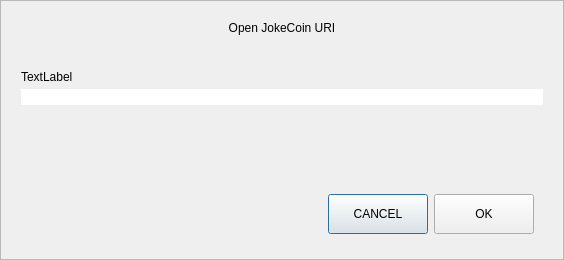
<?xml version="1.0" encoding="UTF-8"?>
<ui version="4.0">
 <class>OpenURIDialog</class>
 <widget class="QDialog" name="OpenURIDialog">
  <property name="geometry">
   <rect>
    <x>0</x>
    <y>0</y>
    <width>564</width>
    <height>260</height>
   </rect>
  </property>
  <property name="windowTitle">
   <string>Open URI</string>
  </property>
  <layout class="QVBoxLayout" name="verticalLayout">
   <property name="spacing">
    <number>0</number>
   </property>
   <property name="leftMargin">
    <number>0</number>
   </property>
   <property name="topMargin">
    <number>0</number>
   </property>
   <property name="rightMargin">
    <number>0</number>
   </property>
   <property name="bottomMargin">
    <number>0</number>
   </property>
   <item>
    <widget class="QFrame" name="frame">
     <property name="frameShape">
      <enum>QFrame::StyledPanel</enum>
     </property>
     <property name="frameShadow">
      <enum>QFrame::Raised</enum>
     </property>
     <layout class="QVBoxLayout" name="verticalLayout_2">
      <property name="spacing">
       <number>5</number>
      </property>
      <property name="leftMargin">
       <number>20</number>
      </property>
      <property name="topMargin">
       <number>20</number>
      </property>
      <property name="rightMargin">
       <number>20</number>
      </property>
      <property name="bottomMargin">
       <number>16</number>
      </property>
      <item>
       <widget class="QLabel" name="labelTitle">
        <property name="text">
         <string>Open JokeCoin URI</string>
        </property>
        <property name="alignment">
         <set>Qt::AlignCenter</set>
        </property>
       </widget>
      </item>
      <item>
       <spacer name="verticalSpacer_2">
        <property name="orientation">
         <enum>Qt::Vertical</enum>
        </property>
        <property name="sizeType">
         <enum>QSizePolicy::Fixed</enum>
        </property>
        <property name="sizeHint" stdset="0">
         <size>
          <width>20</width>
          <height>30</height>
         </size>
        </property>
       </spacer>
      </item>
      <item>
       <widget class="QLabel" name="labelSubtitle">
        <property name="text">
         <string notr="true">TextLabel</string>
        </property>
       </widget>
      </item>
      <item>
       <layout class="QHBoxLayout" name="horizontalLayout">
        <property name="spacing">
         <number>0</number>
        </property>
        <item>
         <widget class="QValidatedLineEdit" name="uriEdit">
          <property name="styleSheet">
           <string notr="true">#uriEdit{
	border-top-right-radius:0px;
	border-bottom-right-radius:0px;
}</string>
          </property>
         </widget>
        </item>
       </layout>
      </item>
      <item>
       <spacer name="verticalSpacer">
        <property name="orientation">
         <enum>Qt::Vertical</enum>
        </property>
        <property name="sizeHint" stdset="0">
         <size>
          <width>20</width>
          <height>40</height>
         </size>
        </property>
       </spacer>
      </item>
      <item>
       <widget class="QWidget" name="widget" native="true">
        <property name="minimumSize">
         <size>
          <width>0</width>
          <height>50</height>
         </size>
        </property>
        <layout class="QHBoxLayout" name="horizontalLayout_2">
         <item>
          <spacer name="horizontalSpacer">
           <property name="orientation">
            <enum>Qt::Horizontal</enum>
           </property>
           <property name="sizeHint" stdset="0">
            <size>
             <width>289</width>
             <height>20</height>
            </size>
           </property>
          </spacer>
         </item>
         <item>
          <widget class="QPushButton" name="pushButtonCancel">
           <property name="minimumSize">
            <size>
             <width>100</width>
             <height>40</height>
            </size>
           </property>
           <property name="text">
            <string>CANCEL</string>
           </property>
          </widget>
         </item>
         <item>
          <widget class="QPushButton" name="pushButtonOK">
           <property name="minimumSize">
            <size>
             <width>100</width>
             <height>40</height>
            </size>
           </property>
           <property name="text">
            <string>OK</string>
           </property>
          </widget>
         </item>
        </layout>
       </widget>
      </item>
     </layout>
    </widget>
   </item>
  </layout>
 </widget>
 <customwidgets>
  <customwidget>
   <class>QValidatedLineEdit</class>
   <extends>QLineEdit</extends>
   <header>qvalidatedlineedit.h</header>
  </customwidget>
 </customwidgets>
 <resources/>
 <connections/>
</ui>
